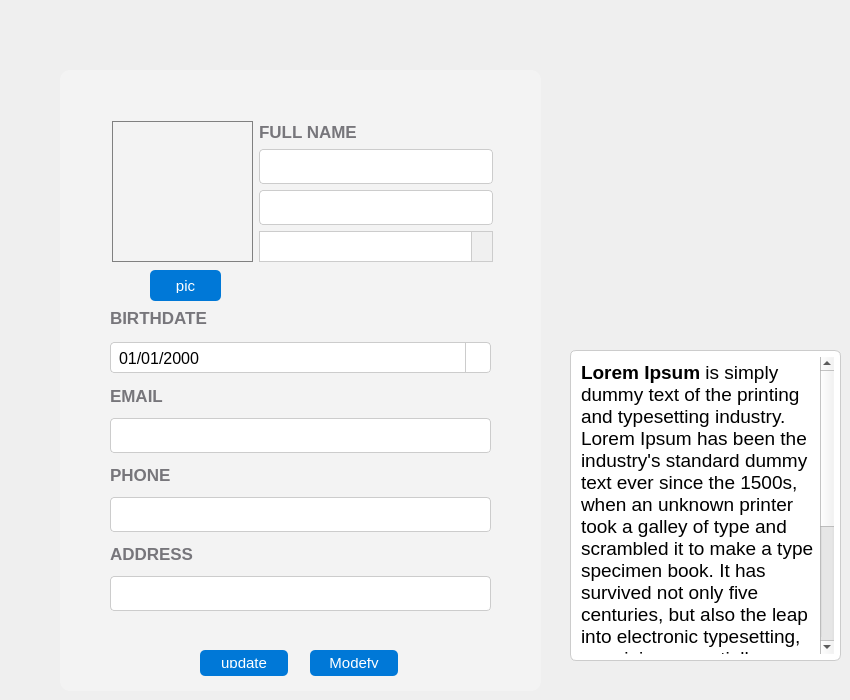
            <widget class="QWidget" name="mod_students">
             <widget class="QGroupBox" name="groupBox_3">
              <property name="geometry">
               <rect>
                <x>60</x>
                <y>70</y>
                <width>481</width>
                <height>621</height>
               </rect>
              </property>
              <property name="styleSheet">
               <string notr="true">/* General Window */
QWidget {
    background-color:#f3f3f3; /* Light Gray for Light Mode */
    color: #000000;           /* Black Text */
    font-family: &quot;Segoe UI&quot;, Arial, sans-serif;
    font-size: 12pt;
border-radius: 10px;
}

/* Dark Mode (Toggle this for dark theme) */
/*
QWidget {
    background-color: #2b2b2b; 
    color: #ffffff;           
}
*/

/* Buttons */
QPushButton {
    background-color: #0078d7; /* Windows Blue */
    color: white;
    border-radius: 5px;
    padding: 8px 16px;
    border: none;
    font-size: 11pt;
}
QPushButton:hover {
    background-color: #005a9e; /* Darker Blue on Hover */
}
QPushButton:pressed {
    background-color: #004578; /* Even Darker Blue on Click */
}

/* Input Fields */
QLineEdit {
    background-color: white;
    color: black;
    border: 1px solid #cccccc;
    border-radius: 4px;
    padding: 6px;
}
QLineEdit:focus {
    border: 1px solid #0078d7; /* Blue Border on Focus */
    background-color: #ffffff;
}

/* Labels */
QLabel {
    font-size: 13pt;
    color: #333333; /* Dark Gray */
}

/* Checkboxes and Radio Buttons */
QCheckBox, QRadioButton {
    spacing: 6px;
    color: #333333;
}

/* Scrollbars */
QScrollBar:vertical {
    border: none;
    background: #f3f3f3;
    width: 8px;
    margin: 0px 0px 0px 0px;
}
QScrollBar::handle:vertical {
    background: #cccccc;
    border-radius: 4px;
}
QScrollBar::handle:vertical:hover {
    background: #aaaaaa;
}</string>
              </property>
              <property name="title">
               <string/>
              </property>
              <widget class="QPushButton" name="update_button">
               <property name="geometry">
                <rect>
                 <x>140</x>
                 <y>580</y>
                 <width>88</width>
                 <height>26</height>
                </rect>
               </property>
               <property name="text">
                <string>update</string>
               </property>
              </widget>
              <widget class="QPushButton" name="cancel_Button">
               <property name="geometry">
                <rect>
                 <x>250</x>
                 <y>580</y>
                 <width>88</width>
                 <height>26</height>
                </rect>
               </property>
               <property name="text">
                <string>Modefy</string>
               </property>
              </widget>
              <widget class="QWidget" name="layoutWidget_2">
               <property name="geometry">
                <rect>
                 <x>52</x>
                 <y>50</y>
                 <width>381</width>
                 <height>143</height>
                </rect>
               </property>
               <layout class="QGridLayout" name="gridLayout_5">
                <item row="0" column="0">
                 <widget class="QLabel" name="update_photo_la">
                  <property name="minimumSize">
                   <size>
                    <width>141</width>
                    <height>141</height>
                   </size>
                  </property>
                  <property name="maximumSize">
                   <size>
                    <width>141</width>
                    <height>141</height>
                   </size>
                  </property>
                  <property name="styleSheet">
                   <string notr="true">border: 1px solid gray;
border-radius: 0px;</string>
                  </property>
                  <property name="text">
                   <string/>
                  </property>
                  <property name="pixmap">
                   <pixmap resource="../resources/rec.qrc">:/icons/icons/profile.png</pixmap>
                  </property>
                  <property name="scaledContents">
                   <bool>true</bool>
                  </property>
                 </widget>
                </item>
                <item row="0" column="1">
                 <layout class="QVBoxLayout" name="verticalLayout_21">
                  <item>
                   <widget class="QLabel" name="label_59">
                    <property name="font">
                     <font>
                      <family>Segoe UI</family>
                      <pointsize>13</pointsize>
                      <bold>true</bold>
                     </font>
                    </property>
                    <property name="styleSheet">
                     <string notr="true">color: rgb(119, 118, 123);</string>
                    </property>
                    <property name="text">
                     <string>FULL NAME</string>
                    </property>
                   </widget>
                  </item>
                  <item>
                   <widget class="QLineEdit" name="update_f_name">
                    <property name="minimumSize">
                     <size>
                      <width>0</width>
                      <height>31</height>
                     </size>
                    </property>
                    <property name="styleSheet">
                     <string notr="true"/>
                    </property>
                   </widget>
                  </item>
                  <item>
                   <widget class="QLineEdit" name="update_l_name">
                    <property name="minimumSize">
                     <size>
                      <width>0</width>
                      <height>31</height>
                     </size>
                    </property>
                    <property name="styleSheet">
                     <string notr="true"/>
                    </property>
                   </widget>
                  </item>
                  <item>
                   <widget class="QComboBox" name="comboBox_class">
                    <property name="minimumSize">
                     <size>
                      <width>0</width>
                      <height>31</height>
                     </size>
                    </property>
                    <property name="maximumSize">
                     <size>
                      <width>16777215</width>
                      <height>31</height>
                     </size>
                    </property>
                    <property name="styleSheet">
                     <string notr="true">/* Base ComboBox */
QComboBox {
    background-color: #ffffff; /* White background */
    color: #000000; /* Black text */
    border: 1px solid #cccccc; /* Light gray border */
    border-radius: 0px; /* Slightly rounded corners */
    font-family: &quot;Segoe UI&quot;; /* Windows system font */
    font-size: 15px; /* Standard font size */
    padding: 2px; /* Keep original padding */
}

/* Arrow Button */
QComboBox::drop-down {
    border: none; /* Remove border around the drop-down button */
    background-color: #f0f0f0; /* Light gray background for the arrow */
    border-left: 1px solid #cccccc; /* Add a separator for the arrow */
    width: 20px; /* Keep original width */
}

/* Drop-down Arrow */
QComboBox::down-arrow {
    image: url(down-arrow-icon.png); /* Use a custom arrow icon if needed */
    width: 10px;
    height: 10px;
}

/* Drop-down List (Popup Menu) */
QComboBox QAbstractItemView {
    background-color: #f9f9f9; /* Light gray background for the menu */
    color: #000000; /* Black text */
    border: 0px solid #cccccc; /* Light gray border around the menu */
    selection-background-color: #0078d4; /* Blue highlight for selected items */
    selection-color: #ffffff; /* White text for selected items */
}

/* Hover Effect */
QComboBox:hover {
    border: 1px solid #0078d4; /* Blue border on hover */
}

/* Focused ComboBox */
QComboBox:focus {
    border: 1px solid #005a9e; /* Darker blue border when focused */
}</string>
                    </property>
                   </widget>
                  </item>
                 </layout>
                </item>
               </layout>
              </widget>
              <widget class="QWidget" name="layoutWidget_3">
               <property name="geometry">
                <rect>
                 <x>50</x>
                 <y>230</y>
                 <width>381</width>
                 <height>311</height>
                </rect>
               </property>
               <layout class="QVBoxLayout" name="verticalLayout_26">
                <item>
                 <layout class="QVBoxLayout" name="verticalLayout_22">
                  <item>
                   <widget class="QLabel" name="label_50">
                    <property name="font">
                     <font>
                      <family>Segoe UI</family>
                      <pointsize>13</pointsize>
                      <bold>true</bold>
                     </font>
                    </property>
                    <property name="styleSheet">
                     <string notr="true">color: rgb(119, 118, 123);</string>
                    </property>
                    <property name="text">
                     <string>BIRTHDATE</string>
                    </property>
                   </widget>
                  </item>
                  <item>
                   <widget class="QDateEdit" name="update_bd">
                    <property name="minimumSize">
                     <size>
                      <width>0</width>
                      <height>31</height>
                     </size>
                    </property>
                    <property name="maximumSize">
                     <size>
                      <width>16777215</width>
                      <height>31</height>
                     </size>
                    </property>
                    <property name="styleSheet">
                     <string notr="true">/* Base Style for QDateEdit */
QDateEdit {
    background-color: white;
    color: black;
    border: 1px solid #cccccc;
    border-radius: 4px;
    padding: 6px;
    selection-background-color: #0078d7; /* Highlight color for selected text */
    selection-color: white; /* Text color for selected text */
}

/* Hover State */
QDateEdit:hover {
    border: 1px solid #999999; /* Slightly darker border on hover */
}

/* Focus State */
QDateEdit:focus {
    border: 1px solid #0078d7; /* Blue border on focus */
    background-color: #ffffff;
}

/* Drop-down Calendar Button */
QDateEdit::drop-down {
    subcontrol-origin: padding;
    subcontrol-position: center right;
    width: 24px; /* Width of the drop-down button */
    border-left: 1px solid #cccccc; /* Separator between the input and button */
}

/* Drop-down Calendar Button Icon */
QDateEdit::down-arrow {
    image: url(:/icons/calendar.png); /* Replace with your calendar icon */
    width: 16px;
    height: 16px;
}

/* Drop-down Calendar Button Hover State */
QDateEdit::drop-down:hover {
    background-color: #f0f0f0; /* Light gray background on hover */
}

/* Drop-down Calendar Button Pressed State */
QDateEdit::drop-down:pressed {
    background-color: #e0e0e0; /* Slightly darker gray when pressed */
}</string>
                    </property>
                    <property name="displayFormat">
                     <string>dd/MM/yyyy</string>
                    </property>
                    <property name="calendarPopup">
                     <bool>true</bool>
                    </property>
                   </widget>
                  </item>
                 </layout>
                </item>
                <item>
                 <layout class="QVBoxLayout" name="verticalLayout_23">
                  <item>
                   <widget class="QLabel" name="label_52">
                    <property name="font">
                     <font>
                      <family>Segoe UI</family>
                      <pointsize>13</pointsize>
                      <bold>true</bold>
                     </font>
                    </property>
                    <property name="styleSheet">
                     <string notr="true">color: rgb(119, 118, 123);</string>
                    </property>
                    <property name="text">
                     <string>EMAIL</string>
                    </property>
                   </widget>
                  </item>
                  <item>
                   <widget class="QLineEdit" name="update_email">
                    <property name="minimumSize">
                     <size>
                      <width>0</width>
                      <height>31</height>
                     </size>
                    </property>
                    <property name="styleSheet">
                     <string notr="true"/>
                    </property>
                   </widget>
                  </item>
                 </layout>
                </item>
                <item>
                 <layout class="QVBoxLayout" name="verticalLayout_24">
                  <item>
                   <widget class="QLabel" name="label_54">
                    <property name="font">
                     <font>
                      <family>Segoe UI</family>
                      <pointsize>13</pointsize>
                      <bold>true</bold>
                     </font>
                    </property>
                    <property name="styleSheet">
                     <string notr="true">color: rgb(119, 118, 123);</string>
                    </property>
                    <property name="text">
                     <string>PHONE</string>
                    </property>
                   </widget>
                  </item>
                  <item>
                   <widget class="QLineEdit" name="update_phone">
                    <property name="minimumSize">
                     <size>
                      <width>0</width>
                      <height>31</height>
                     </size>
                    </property>
                    <property name="styleSheet">
                     <string notr="true"/>
                    </property>
                   </widget>
                  </item>
                 </layout>
                </item>
                <item>
                 <layout class="QVBoxLayout" name="verticalLayout_25">
                  <item>
                   <widget class="QLabel" name="label_56">
                    <property name="font">
                     <font>
                      <family>Segoe UI</family>
                      <pointsize>13</pointsize>
                      <bold>true</bold>
                     </font>
                    </property>
                    <property name="styleSheet">
                     <string notr="true">color: rgb(119, 118, 123);</string>
                    </property>
                    <property name="text">
                     <string>ADDRESS</string>
                    </property>
                   </widget>
                  </item>
                  <item>
                   <widget class="QLineEdit" name="update_address">
                    <property name="minimumSize">
                     <size>
                      <width>0</width>
                      <height>31</height>
                     </size>
                    </property>
                    <property name="styleSheet">
                     <string notr="true"/>
                    </property>
                   </widget>
                  </item>
                 </layout>
                </item>
               </layout>
              </widget>
              <widget class="QPushButton" name="update_pic">
               <property name="geometry">
                <rect>
                 <x>90</x>
                 <y>200</y>
                 <width>71</width>
                 <height>31</height>
                </rect>
               </property>
               <property name="styleSheet">
                <string notr="true"/>
               </property>
               <property name="text">
                <string>pic</string>
               </property>
              </widget>
             </widget>
             <widget class="QTextEdit" name="update_additional_info">
              <property name="geometry">
               <rect>
                <x>570</x>
                <y>350</y>
                <width>271</width>
                <height>311</height>
               </rect>
              </property>
              <property name="styleSheet">
               <string notr="true">/* Base Style for QTextEdit */
QTextEdit {
    background-color: #ffffff; /* White background */
    color: #000000; /* Black text */
    border: 1px solid #cccccc; /* Light gray border */
    border-radius: 6px; /* Rounded corners */
    padding: 6px; /* Inner padding for text */
    font-family: &quot;Segoe UI&quot;; /* Windows system font */
    font-size: 12px; /* Standard font size for readability */
    line-height: 1.5; /* Improve readability with line spacing */
}

/* Focused State */
QTextEdit:focus {
    border: 1px solid #0078D4; /* Fluent blue border when focused */
    outline: none; /* Remove default outline */
    background-color: #f7f9fc; /* Slightly tinted background */
}

/* Disabled State */
QTextEdit:disabled {
    background-color: #f0f0f0; /* Light gray background for disabled state */
    color: #aaaaaa; /* Gray text color */
    border: 1px solid #dddddd; /* Subtle border for disabled state */
}
</string>
              </property>
              <property name="html">
               <string>&lt;!DOCTYPE HTML PUBLIC &quot;-//W3C//DTD HTML 4.0//EN&quot; &quot;http://www.w3.org/TR/REC-html40/strict.dtd&quot;&gt;
&lt;html&gt;&lt;head&gt;&lt;meta name=&quot;qrichtext&quot; content=&quot;1&quot; /&gt;&lt;meta charset=&quot;utf-8&quot; /&gt;&lt;style type=&quot;text/css&quot;&gt;
p, li { white-space: pre-wrap; }
hr { height: 1px; border-width: 0; }
li.unchecked::marker { content: &quot;\2610&quot;; }
li.checked::marker { content: &quot;\2612&quot;; }
&lt;/style&gt;&lt;/head&gt;&lt;body style=&quot; font-family:'Segoe UI'; font-size:12px; font-weight:400; font-style:normal;&quot;&gt;
&lt;p style=&quot; margin-top:0px; margin-bottom:0px; margin-left:0px; margin-right:0px; -qt-block-indent:0; text-indent:0px;&quot;&gt;&lt;span style=&quot; font-family:'Open Sans','Arial','sans-serif'; font-size:14pt; font-weight:700; color:#000000; background-color:#ffffff;&quot;&gt;Lorem Ipsum&lt;/span&gt;&lt;span style=&quot; font-family:'Open Sans','Arial','sans-serif'; font-size:14pt; color:#000000; background-color:#ffffff;&quot;&gt; is simply dummy text of the printing and typesetting industry. Lorem Ipsum has been the industry's standard dummy text ever since the 1500s, when an unknown printer took a galley of type and scrambled it to make a type specimen book. It has survived not only five centuries, but also the leap into electronic typesetting, remaining essentially unchanged. It was popularised in the 1960s with the release of Letraset sheets containing Lorem Ipsum passages, and more recently with desktop publishing software like Aldus PageMaker including versions of Lorem Ipsum.&lt;/span&gt;&lt;/p&gt;&lt;/body&gt;&lt;/html&gt;</string>
              </property>
             </widget>
            </widget>
